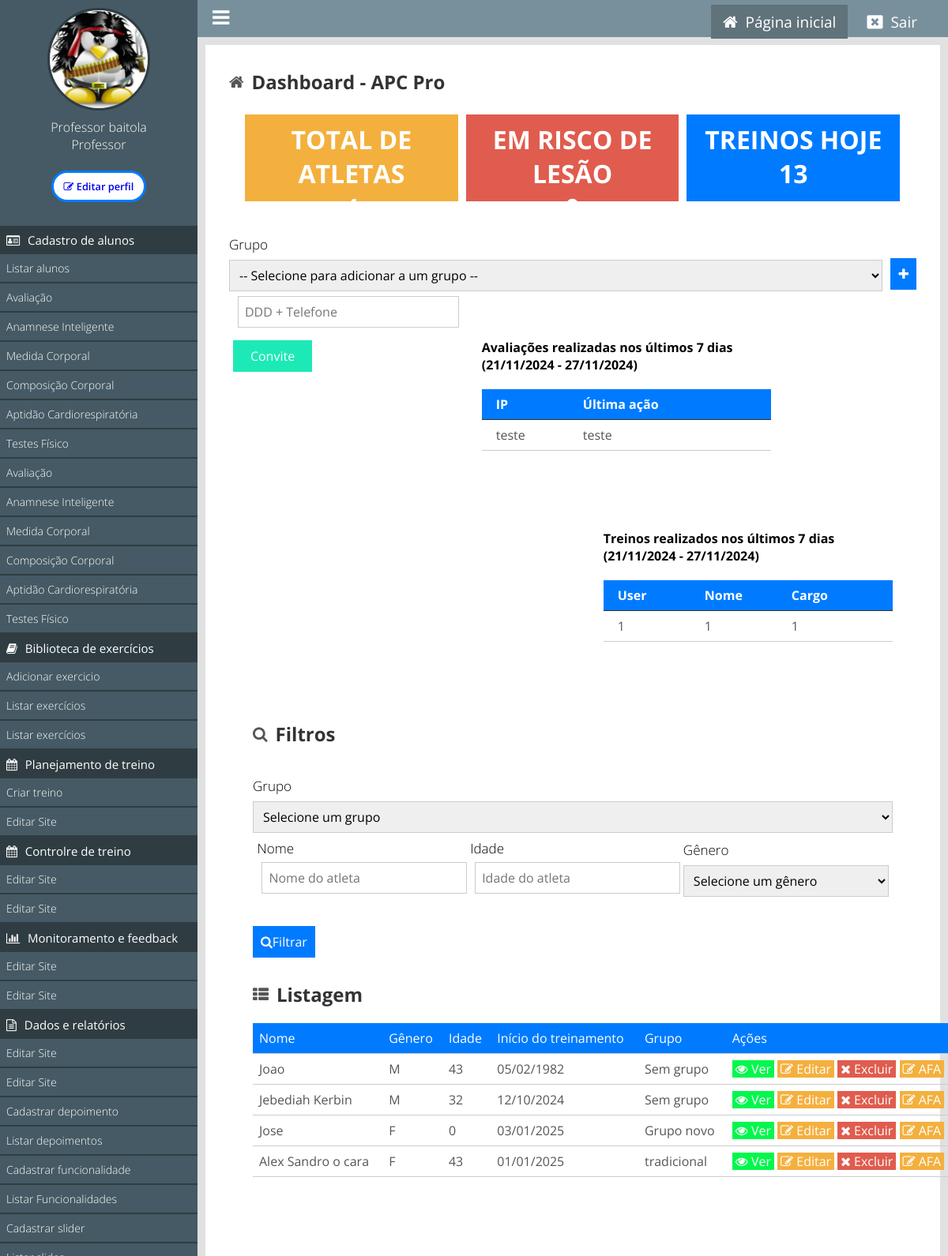
Page /painel/ (signed in) on the committed database.
### tables this page shows
CREATE TABLE IF NOT EXISTS `tb_grupos_usuarios` (
  `id` int NOT NULL AUTO_INCREMENT,
  `grupo` varchar(255) NOT NULL,
  `professor_id` int DEFAULT NULL,
  PRIMARY KEY (`id`)
);

### classes/MySql.php (called while the page is built)
<?php
    class MySql{
        private static $pdo;
        public static function conectar(){
            if(self::$pdo == null){
                try{
                    self::$pdo = new PDO('mysql:host='.HOST.';dbname='.DATABASE,USER,PASSWORD,array(PDO::MYSQL_ATTR_INIT_COMMAND => "SET NAMES utf8"));
                    self::$pdo->setAttribute(PDO::ATTR_ERRMODE,PDO::ERRMODE_EXCEPTION);
                }catch(Exception $e) {
                    echo 'erro ao conectar, tente novamente mais tarde';
                }
            }
            return self::$pdo;
        }
    }
?>

### painel/pages/listar-usuarios.php (the view, shortened to what this page needs)
<?php
$professorID = $_SESSION['id'];
$nomeFiltro = isset($_GET['NomeFiltro']) ? $_GET['NomeFiltro'] : '';
$idadeFiltro = isset($_GET['IdadeFiltro']) ? (int)$_GET['IdadeFiltro'] : '';
$sql = "SELECT u.*, g.grupo AS grupo_nome FROM `tb_admin.usuarios` u
        LEFT JOIN `tb_grupos_usuarios` g ON u.grupo_id = g.id
        WHERE u.professor_id = ?";
$filters = [$professorID];
$sql = MySql::conectar()->prepare($sql);
for ($i = 1; $i <= count($filters); $i++) {
    $sql->bindValue($i, $filters[$i - 1], is_int($filters[$i - 1]) ? PDO::PARAM_INT : PDO::PARAM_STR);
}
$sql->execute();
$usuarios = $sql->fetchAll();
?>
<div class="box-content">
    <h2><i class="fa fa-search mr-2"></i> Filtros</h2>
    <form>
        <div class="form-group left w100">
            <label for="GrupoFiltro">Grupo</label>
            <select name="GrupoFiltro" id="GrupoFiltro" class="form-control">
                <option value="">Selecione um grupo</option>
            </select>
        </div>
        <div class="linha">
            <div class="form-group w33">
                <label for="NomeFiltro">Nome</label>
                <input type="text" name="NomeFiltro" id="NomeFiltro" placeholder="Nome do atleta" class="form-control default-focus" value="<?php echo htmlspecialchars($nomeFiltro); ?>">
            </div>
            <div class="form-group w33">
                <label for="IdadeFiltro">Idade</label>
                <input type="number" name="IdadeFiltro" id="IdadeFiltro" placeholder="Idade do atleta" class="form-control" value="<?php echo htmlspecialchars($idadeFiltro); ?>">
            </div>
            <div class="form-group w33">
                <label for="GeneroFiltro">Gênero</label>
                <select id="GeneroFiltro" name="GeneroFiltro" class="form-control">
                    <option selected="" value="">Selecione um gênero</option>
                </select>
            </div>
        </div>
        <div class="form-group">
            <button type="submit" name="filtrar"><a><i class="fa fa-search mr-2"></i>Filtrar</a></button>
        </div>
    </form>
    <h2><i class="fa fa-th-list" aria-hidden="true"></i> Listagem</h2>
<table id="lista-usuarios" class="display" style="width:100%" data-order='[[ 1, "asc" ]]'>
        <thead>
            <tr>
                <td>Nome</td>
                <td>Gênero</td>
                <td>Idade</td>
                <td>Início do treinamento</td>
                <td>Grupo</td>
                <td>Ações</td>
            </tr>
        </thead>
        <tbody>
        <?php if(count($usuarios) > 0): ?>
                <?php foreach($usuarios as $usuario): ?>
                    <tr>
                        <td><?php echo $usuario['nome']; ?></td>
                        <td><?php echo $usuario['sexo']; ?></td>
                        <td>
                            <?php
                                $dataNascimento = new DateTime($usuario['data_nascimento']);
                                $hoje = new DateTime();
                                $idade = $hoje->diff($dataNascimento)->y;
                                echo $idade;
                            ?>
                        </td>
                        <td><?php echo (new DateTime($usuario['data_inicio']))->format('d/m/Y'); ?></td>
                        <td><?php echo isset($usuario['grupo_nome']) ? $usuario['grupo_nome'] : 'Sem grupo'; ?></td>
                        <td>
                            <a class="btn view" href="<?php echo INCLUDE_PATH_PAINEL . 'ver-perfil?id=' . $usuario['id']; ?>"><i class="fa fa-eye" aria-hidden="true"></i> Ver</a>
                            <a class="btn edit" href="<?php echo INCLUDE_PATH_PAINEL . 'editar-perfil?id=' . $usuario['id']; ?>"><i class="fa fa-pencil-square-o" aria-hidden="true"></i> Editar</a>
                            <a class="btn delete open-modal" data-id="<?php echo $usuario['id']; ?>" href="#"><i class="fa fa-times"></i> Excluir</a>
                            <a class="btn edit" href="<?php echo INCLUDE_PATH_PAINEL . 'listar-afa?id=' . $usuario['id']; ?>"><i class="fa fa-pencil-square-o" aria-hidden="true"></i> AFA</a>
                        </td>
                    </tr>
                <?php endforeach; ?>
            <?php endif; ?>
        </tbody>
    </table>
</div>

### painel/css/style.css (style rules this page uses)
* { margin: 0; padding: 0; box-sizing: border-box; font-family: "Open Sans", sans-serif; }
html, body { height: 100%; background: rgb(225, 225, 225); }
body { overflow-x: hidden; }
.w100 { width: 100%; }
.w33 { width: 33.3%; float: left; position: relative; padding: 0 5px; }
.linha { display: flex; flex-flow: row wrap; align-items: center; justify-content: center; }
.left { float: left; }
.box-content { background: white; padding: 30px; margin-bottom: 20px; }
table { margin: 20px 0; width: 100%; border-collapse: collapse; min-width: 900px; }
table tr { color: #555; border-bottom: 1px solid #ccc; }
table td { padding: 8px; }
table a.btn { text-decoration: none; padding: 0 4px; color: white; font-size: 16px; }
thead tr, tfoot tr { background: #007bff; color: white; }
a.btn.edit { background: #f4b03e; }
a.btn.delete { background: #e05c4e; }
a.btn.view { background: #04f74d; }
.box-content form { margin: 30px 0; }
.box-content h2 { font-size: 24px; color: #333; margin-bottom: 20px; display: flex; align-items: center; gap: 10px; }
.box-content h2 i { font-size: 20px; color: #555; }
.box-content form label { font-size: 17px; font-weight: 300; color: black; display: block; margin-top: 8px; }
.box-content form input[type="text"], .box-content form input[type="password"], .box-content form input[type="email"], .box-content form input[type="number"], .box-content form input[type="date"] { margin: 6px; font-size: 16px; font-weight: normal; color: black; width: 100%; height: 40px; padding-left: 8px; border: 1px solid #ccc; }
.box-content form select { margin-top: 8px; font-size: 16px; font-weight: normal; color: black; width: 100%; height: 40px; padding-left: 8px; border: 1px solid #ccc; }
.box-content form button { width: auto; height: 40px; cursor: pointer; margin-top: 35px; background: #007bff; font-size: 16px; color: white; border: 0; padding: 5px 10px; }
.btn { padding: 10px 20px; border: none; cursor: pointer; }
.btn.delete { background-color: #e74c3c; color: white; }

### rows in the picture
tb_admin.usuarios: nome "Joao", sexo "M", data_inicio "05/02/1982", shows "Sem grupo"
tb_admin.usuarios: nome "Jebediah Kerbin", sexo "M", data_inicio "12/10/2024", shows "Sem grupo"
tb_admin.usuarios: nome "Jose", sexo "F", data_inicio "03/01/2025", tb_grupos_usuarios.grupo "Grupo novo"
tb_admin.usuarios: nome "Alex Sandro o cara", sexo "F", data_inicio "01/01/2025", tb_grupos_usuarios.grupo "tradicional"

### other values in the picture
$_SESSION['nome'] "Professor baitola"
pegaCargo($_SESSION['cargo']) "Professor"
NOME_EMPRESA "APC Pro"
$totalAtletas "4"
calcularPeriodoUltimos7Dias() "21/11/2024 - 27/11/2024"
